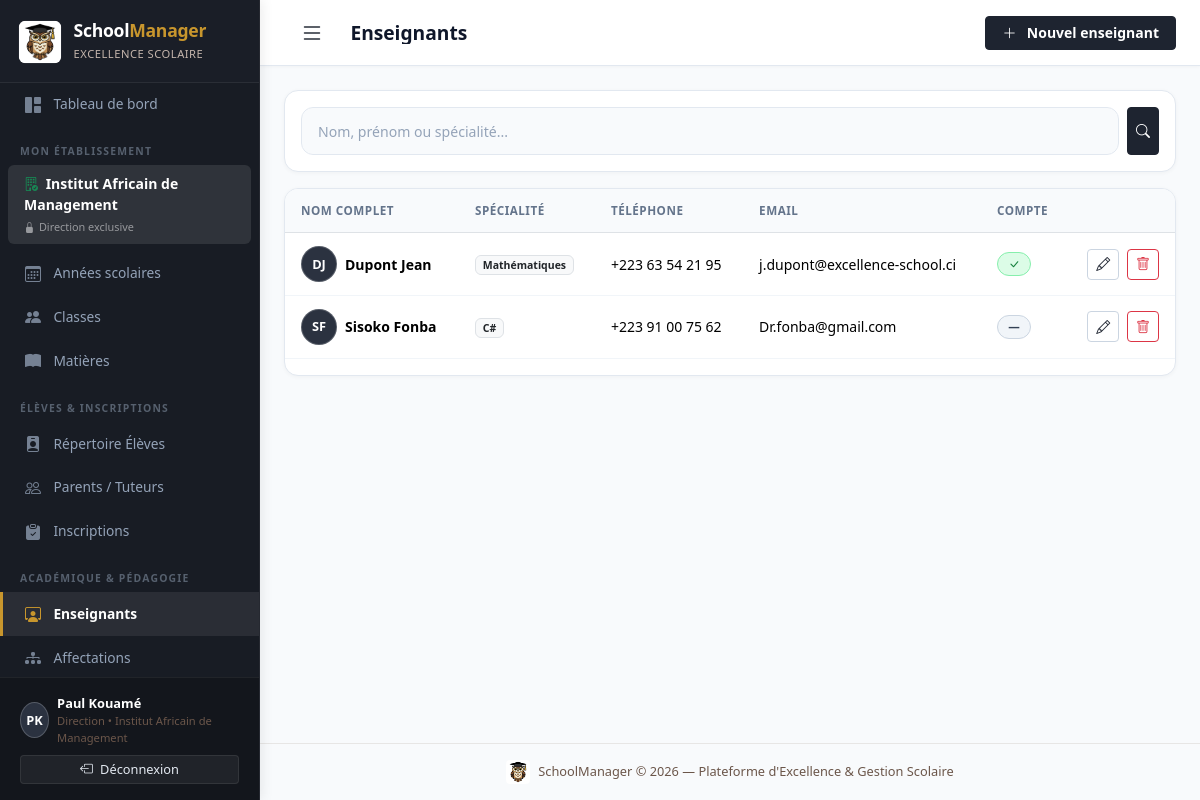
Page /academics/enseignants/ (signed in) on the committed database.
### accounts/models.py (models this page shows, shortened)
class CustomUser(AbstractUser):
    ROLE_ADMIN = 'admin'
    ROLE_DIRECTION = 'direction'
    ROLE_ENSEIGNANT = 'enseignant'
    ROLE_PAIEMENT = 'paiement'
    ROLE_CHOICES = [
        (ROLE_ADMIN, 'Administrateur'),
        (ROLE_DIRECTION, 'Personnel de direction'),
        (ROLE_ENSEIGNANT, 'Enseignant'),
        (ROLE_PAIEMENT, 'Personnel paiement'),
    ]
    role = models.CharField(
        max_length=20,
        choices=ROLE_CHOICES,
        default=ROLE_DIRECTION,
        verbose_name='Rôle',
    )
    etablissement = models.ForeignKey(
        'school.Etablissement',
        on_delete=models.SET_NULL,
        null=True,
        blank=True,
        related_name='utilisateurs',
        verbose_name='Établissement rattaché',
        help_text="Établissement unique auquel est affecté ce compte (notamment pour le personnel de direction)."
    )
    telephone = models.CharField(max_length=20, blank=True, verbose_name='Téléphone')
    class Meta:
        verbose_name = 'Utilisateur'
        verbose_name_plural = 'Utilisateurs'
    @property
    def is_super_admin(self):
        return self.is_superuser or self.role == self.ROLE_ADMIN
    @property
    def is_direction(self):
        return self.role == self.ROLE_DIRECTION
    @property
    def is_enseignant(self):
        return self.role == self.ROLE_ENSEIGNANT
    @property
    def is_paiement(self):
        return self.role == self.ROLE_PAIEMENT

### school/models.py (models this page shows, shortened)
class Etablissement(models.Model):
    nom = models.CharField(max_length=200, verbose_name='Nom')
    adresse = models.TextField(blank=True, verbose_name='Adresse')
    telephone = models.CharField(max_length=20, blank=True, verbose_name='Téléphone')
    email = models.EmailField(blank=True, verbose_name='Email')
    logo = models.ImageField(upload_to='logos/', blank=True, null=True, verbose_name='Logo')
    created_at = models.DateTimeField(auto_now_add=True)
    class Meta:
        verbose_name = 'Établissement'
        verbose_name_plural = 'Établissements'

### academics/models.py (models this page shows, shortened)
class Enseignant(models.Model):
    nom = models.CharField(max_length=100, verbose_name='Nom')
    prenom = models.CharField(max_length=100, verbose_name='Prénom')
    specialite = models.CharField(max_length=100, verbose_name='Spécialité')
    telephone = models.CharField(max_length=20, blank=True, verbose_name='Téléphone')
    email = models.EmailField(blank=True, verbose_name='Email')
    user = models.OneToOneField(
        settings.AUTH_USER_MODEL,
        on_delete=models.SET_NULL,
        null=True, blank=True,
        related_name='enseignant_profil',
        verbose_name='Compte utilisateur',
    )
    created_at = models.DateTimeField(auto_now_add=True)
    class Meta:
        verbose_name = 'Enseignant'
        verbose_name_plural = 'Enseignants'
        ordering = ['nom', 'prenom']
    @property
    def nom_complet(self):
        return f"{self.nom} {self.prenom}"

### academics/views.py (the view)
# urls.py: path('enseignants/', views.enseignant_list, name='enseignant_list'),
@login_required
@direction_required
def enseignant_list(request):
    q = request.GET.get('q', '')
    enseignants = Enseignant.objects.all()
    if q:
        enseignants = enseignants.filter(Q(nom__icontains=q) | Q(prenom__icontains=q) | Q(specialite__icontains=q))
    return render(request, 'academics/enseignant_list.html', {'enseignants': enseignants, 'q': q})

### templates/academics/enseignant_list.html (shortened to what this page needs)
{% extends 'base.html' %}
{% block page_title %}Enseignants{% endblock %}
{% block topbar_actions %}
<a href="{% url 'academics:enseignant_create' %}" class="btn btn-primary btn-sm"><i class="bi bi-plus-lg me-1"></i>Nouvel enseignant</a>
{% endblock %}
{% block content %}
<div class="table-card mb-3 p-3">
  <form method="get" class="d-flex gap-2">
    <input type="search" name="q" value="{{ q }}" class="form-control form-control-sm" placeholder="Nom, prénom ou spécialité...">
    <button type="submit" class="btn btn-sm btn-primary"><i class="bi bi-search"></i></button>
  </form>
</div>
<div class="table-card">
  <div class="table-responsive">
    <table class="table table-hover align-middle">
      <thead><tr><th>Nom complet</th><th>Spécialité</th><th>Téléphone</th><th>Email</th><th>Compte</th><th></th></tr></thead>
      <tbody>
        {% for e in enseignants %}
        <tr>
          <td>
            <div class="d-flex align-items-center gap-2">
              <div class="avatar-initiales">{{ e.nom|first|upper }}{{ e.prenom|first|upper }}</div>
              <span class="fw-semibold">{{ e.nom_complet }}</span>
            </div>
          </td>
          <td><span class="badge bg-light text-dark border">{{ e.specialite }}</span></td>
          <td>{{ e.telephone|default:"—" }}</td>
          <td>{{ e.email|default:"—" }}</td>
          <td>{% if e.user %}<span class="badge bg-success"><i class="bi bi-check-lg"></i></span>{% else %}<span class="badge bg-secondary">—</span>{% endif %}</td>
          <td class="text-end">
            <a href="{% url 'academics:enseignant_edit' e.pk %}" class="btn btn-sm btn-outline-primary me-1"><i class="bi bi-pencil"></i></a>
            <a href="{% url 'academics:enseignant_delete' e.pk %}" class="btn btn-sm btn-outline-danger"><i class="bi bi-trash"></i></a>
          </td>
        </tr>
        {% empty %}
        <tr><td colspan="6" class="text-center text-muted py-4">Aucun enseignant.</td></tr>
        {% endfor %}
      </tbody>
    </table>
  </div>
</div>
{% endblock %}

### templates/base.html (shortened to what this page needs)
{% load static %}
<!DOCTYPE html>
<html lang="fr">
<head>
  <link href="https://cdn.jsdelivr.net/npm/bootstrap@5.3.3/dist/css/bootstrap.min.css" rel="stylesheet">
  <link href="https://cdn.jsdelivr.net/npm/bootstrap-icons@1.11.3/font/bootstrap-icons.css" rel="stylesheet">
  <link href="{% static 'css/schoolmanager.css' %}" rel="stylesheet">
</head>
<body>
{% if user.is_authenticated %}
<nav id="sidebar">
  <a href="{% url 'dashboard' %}" class="sidebar-brand text-decoration-none" title="Tableau de bord — SchoolManager">
    <img src="{% static 'img/logo.jpg' %}" alt="Logo Hibou SchoolManager" class="sidebar-brand-logo rounded-2">
    <div>
      <h4>School<span>Manager</span></h4>
      <small>Excellence Scolaire</small>
    </div>
  </a>
  <div class="sidebar-nav-scroll">
    <a href="{% url 'dashboard' %}" class="nav-link {% if request.resolver_match.url_name == 'dashboard' %}active{% endif %}">
      <i class="bi bi-grid-1x2-fill"></i> Tableau de bord
    </a>
    {% if user.is_enseignant %}
    <div class="nav-section-title">Espace Pédagogique</div>
    <a href="{% url 'academics:note_list' %}" class="nav-link {% if 'notes' in request.path %}active{% endif %}">
      <i class="bi bi-pencil-square"></i> Mes Notes
    </a>
    <a href="{% url 'academics:affectation_list' %}" class="nav-link {% if 'affectations' in request.path %}active{% endif %}">
      <i class="bi bi-diagram-3-fill"></i> Mes Affectations
    </a>
    <div class="nav-section-title">Mes Classes &amp; Élèves</div>
    <a href="{% url 'school:classe_list' %}" class="nav-link {% if 'classes' in request.path %}active{% endif %}">
      <i class="bi bi-people-fill"></i> Classes
    </a>
    <a href="{% url 'school:matiere_list' %}" class="nav-link {% if 'matieres' in request.path %}active{% endif %}">
      <i class="bi bi-book-fill"></i> Matières
    </a>
    <a href="{% url 'students:eleve_list' %}" class="nav-link {% if '/students/' in request.path and 'parents' not in request.path and 'inscriptions' not in request.path %}active{% endif %}">
      <i class="bi bi-person-badge-fill"></i> Élèves
    </a>
    <div class="nav-section-title">Suivi des Présences</div>
    <a href="{% url 'attendance_payments:absence_list' %}" class="nav-link {% if 'absences' in request.path %}active{% endif %}">
      <i class="bi bi-calendar-x-fill"></i> Saisie des Absences
    </a>
    {% else %}
    <div class="nav-section-title">Mon Établissement</div>
    <div class="px-3 py-2 text-white small rounded bg-white bg-opacity-10 mb-2 mx-2">
      <i class="bi bi-building-check text-success me-1"></i>
      <strong>{{ user.etablissement.nom|default:'Établissement rattaché' }}</strong>
      <div class="text-white-50 mt-1" style="font-size:0.68rem;"><i class="bi bi-lock-fill me-1"></i>Direction exclusive</div>
    </div>
    <a href="{% url 'school:annee_list' %}" class="nav-link {% if 'annees' in request.path %}active{% endif %}">
      <i class="bi bi-calendar3"></i> Années scolaires
    </a>
    <a href="{% url 'school:classe_list' %}" class="nav-link {% if 'classes' in request.path %}active{% endif %}">
      <i class="bi bi-people-fill"></i> Classes
    </a>
    <a href="{% url 'school:matiere_list' %}" class="nav-link {% if 'matieres' in request.path %}active{% endif %}">
      <i class="bi bi-book-fill"></i> Matières
    </a>
    <div class="nav-section-title">Élèves &amp; Inscriptions</div>
    <a href="{% url 'students:eleve_list' %}" class="nav-link {% if '/students/' in request.path and 'parents' not in request.path and 'inscriptions' not in request.path %}active{% endif %}">
      <i class="bi bi-person-badge-fill"></i> Répertoire Élèves
    </a>
    <a href="{% url 'students:parent_list' %}" class="nav-link {% if 'parents' in request.path %}active{% endif %}">
      <i class="bi bi-people"></i> Parents / Tuteurs
    </a>
    <a href="{% url 'students:inscription_list' %}" class="nav-link {% if 'inscriptions' in request.path %}active{% endif %}">
      <i class="bi bi-clipboard-check-fill"></i> Inscriptions
    </a>
    <div class="nav-section-title">Académique &amp; Pédagogie</div>
    <a href="{% url 'academics:enseignant_list' %}" class="nav-link {% if 'enseignants' in request.path %}active{% endif %}">
      <i class="bi bi-person-workspace"></i> Enseignants
    </a>
    <a href="{% url 'academics:affectation_list' %}" class="nav-link {% if 'affectations' in request.path %}active{% endif %}">
      <i class="bi bi-diagram-3-fill"></i> Affectations
    </a>
    {% endif %}
  </div>
  <div class="sidebar-footer">
    <div class="d-flex align-items-center gap-2 mb-2">
      <div class="avatar-initiales">{{ user.first_name|first|upper }}{{ user.last_name|first|upper }}</div>
      <div class="overflow-hidden">
        <div class="text-truncate text-white" style="font-size:0.8rem;font-weight:600;">{{ user.get_full_name|default:user.username }}</div>
        <div style="color:var(--secondary);font-size:0.7rem;">
          {% if user.is_super_admin %}Super Admin
          {% elif user.is_direction %}Direction &bull; {{ user.etablissement.nom|default:'Établissement' }}
          {% else %}{{ user.get_role_display }}{% endif %}
        </div>
      </div>
    </div>
    <form method="post" action="{% url 'accounts:logout' %}">
      <button type="submit" class="btn btn-sm w-100 btn-logout">
        <i class="bi bi-box-arrow-left me-1"></i> Déconnexion
      </button>
    </form>
  </div>
</nav>
{% endif %}
<div id="main-content" {% if not user.is_authenticated %}style="margin-left:0"{% endif %}>
  {% if user.is_authenticated %}
  <header class="topbar">
    <div class="topbar-left">
      <button class="btn btn-sm d-md-none" id="sidebarToggle" style="background:transparent;border:none;" aria-label="Ouvrir le menu">
        <i class="bi bi-list fs-4" style="color:var(--primary)"></i>
      </button>
      <h1 class="page-title">{% block page_title %}{% endblock %}</h1>
    </div>
    <div class="topbar-right">
      {% block topbar_actions %}{% endblock %}
    </div>
  </header>
  {% endif %}
  <main class="{% if user.is_authenticated %}p-4 flex-grow-1{% endif %}">
    {% block content %}{% endblock %}
  </main>
  {% if user.is_authenticated %}
  <footer class="text-center py-3" style="font-size:0.8rem;color:var(--secondary);border-top:1px solid rgba(110,84,70,0.12);">
    <div class="d-flex align-items-center justify-content-center gap-2">
      <img src="{% static 'img/logo.jpg' %}" alt="Logo Hibou SchoolManager" style="width:24px;height:24px;border-radius:4px;" class="shadow-xs" loading="lazy">
      <span>SchoolManager &copy; {% now "Y" %} — Plateforme d'Excellence &amp; Gestion Scolaire</span>
    </div>
  </footer>
  {% endif %}
</div>
</body>
</html>

### rows in the picture
CustomUser: etablissement.nom "Institut Africain de Management", first_name|first "P", last_name|first "K", get_full_name "Paul Kouamé"
Enseignant: nom|first "D", prenom|first "J", nom_complet "Dupont Jean", specialite "Mathématiques", telephone "+223 63 54 21 95", email "j.dupont@excellence-school.ci"
Enseignant: nom|first "S", prenom|first "F", nom_complet "Sisoko Fonba", specialite "C#", telephone "+223 91 00 75 62", email "Dr.fonba@gmail.com"
